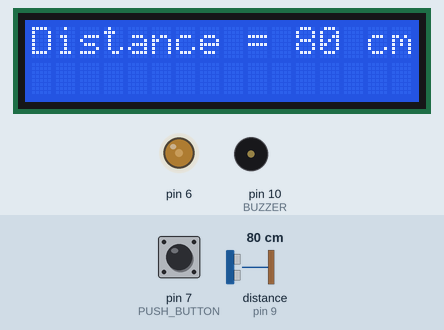
The sketch below on a simulated Arduino Uno, built with avr-gcc and run on an emulated ATmega328P. Parts: 16×2 character LCD, output pins drawn as LEDs (lit = HIGH), buzzer (waves = sounding). Wiring (inferred from the names in the program): ultrasonic range finder: trigger pin 8; echo pin 9. The test bench sets the inputs (shaded band); at power-on: pin 7 (PUSH_BUTTON) LOW, distance to the obstacle (sensor on pin 9) 80 cm. The echo pulse lasts 58.3 µs per cm; pins used as bus, display or sensor lines are not drawn.

Above: at 11.9 s.
12.0 s: pin 7 (PUSH_BUTTON) pulled HIGH for 0.15 s
At 12.16 s:
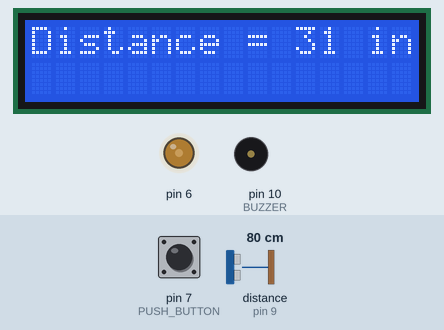
13.7 s: distance to the obstacle (sensor on pin 9) set to 2 cm
At 13.8 s:
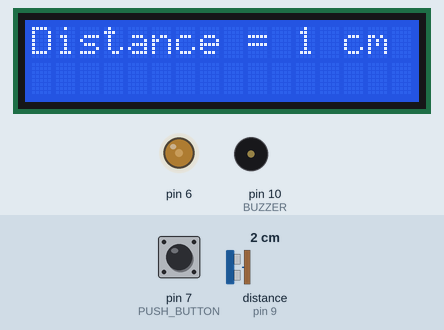
15.5 s: pin 7 (PUSH_BUTTON) pulled HIGH for 1 s
At 15.58 s:
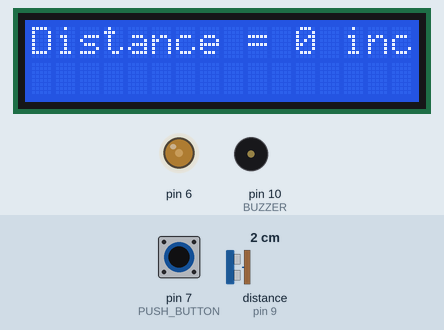
18.0 s: distance to the obstacle (sensor on pin 9) set to 4 cm
At 18.11 s:
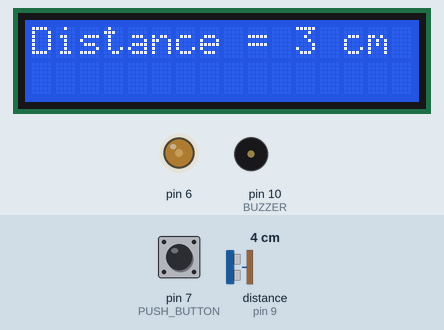
19.5 s: distance to the obstacle (sensor on pin 9) set to 6 cm
At 19.58 s:
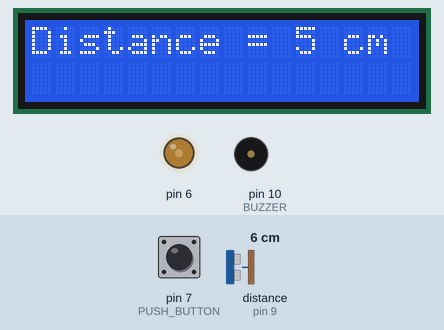
21.0 s: distance to the obstacle (sensor on pin 9) set to 9 cm
At 21.4 s:
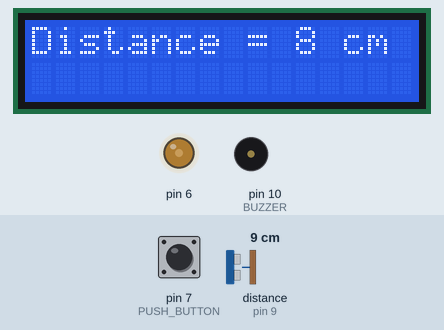
Timing chart, 0 to 23.5 s (numbered marks = the images above; inputs shaded):
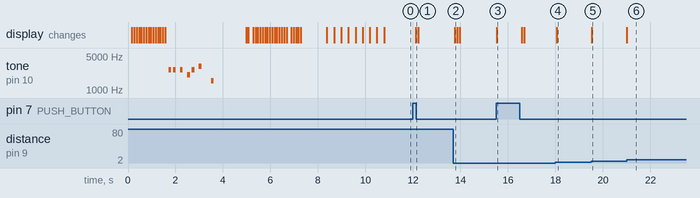

The sketch:

ArduinoDistanceMeasurer.ino
```cpp
// (licence header left out)
//     Instructions
// Make the following connections in the Arduino
// Pin 2 --> D7 of the LCD
// Pin 3 --> D6 of the LCD
// Pin 4 --> D5 of the LCD
// Pin 5 --> D4 of the LCD
// Pin 11 --> Enable(E) of the LCD
// Pin 12 --> Register Select(RS) of the LCD
// Pin 6 --> V0 of the LCD
// Pin 10 --> Buzzer
// Pin 9 --> Echo of Ultrasonic sensor
// Pin 8 --> Trigger of Ultrasonic sensor
// Pin 7 --> One leg of the pushbutton

#include<string.h>
#include<LiquidCrystal.h>
LiquidCrystal lcd(12,11,5,4,3,2);
const int BUZZER=10;
const int PUSH_BUTTON=7; //@TODO
const int Con=80; //Contrast
const int ECHO_PIN=9;
const int TRIG_PIN=8;

// MELODY BEGINS
#define NOTE_E7  2637
#define NOTE_G7  3136
#define NOTE_G6  1568
#define NOTE_C7  2093
int melody[] = {
  NOTE_E7, NOTE_E7, 0, NOTE_E7,
  0, NOTE_C7, NOTE_E7, 0,
  NOTE_G7, 0, 0,  0,
  NOTE_G6, 0, 0, 0,
};
int tempo[] = {
  12, 12, 12, 12,
  12, 12, 12, 12,
  12, 12, 12, 12,
  12, 12, 12, 12,
};
void sing() {
    int size = sizeof(melody) / sizeof(int);
    for (int thisNote = 0; thisNote < size; thisNote++) {
      int noteDuration = 1000 / tempo[thisNote];
      buzz(BUZZER, melody[thisNote], noteDuration);
      int pauseBetweenNotes = noteDuration * 1.30;
      delay(pauseBetweenNotes);
      buzz(BUZZER, 0, noteDuration);
    }
}
void buzz(int targetPin, long frequency, long length) {
  long delayValue = 1000000 / frequency / 2;
  long numCycles = frequency * length / 1000;
  for (long i = 0; i < numCycles; i++) {
    digitalWrite(targetPin, HIGH);
    delayMicroseconds(delayValue);
    digitalWrite(targetPin, LOW);
    delayMicroseconds(delayValue);
  }
}
// MELODY ENDS

void displayCredits();
void showLoadingDots(int,int,int);
void transPrint(const char*,int,int);
void setup()
{
  Serial.begin(9600);
  analogWrite(6,Con);
  lcd.begin(16,2);
  pinMode(BUZZER,OUTPUT);
  pinMode(TRIG_PIN,OUTPUT);
  pinMode(ECHO_PIN,INPUT);
  pinMode(PUSH_BUTTON,INPUT);
  displayCredits();
}
void loop()
{
  //init unit
  int MODE=0;
  long duration, inches, cm;
  digitalWrite(BUZZER,LOW);
  digitalWrite(TRIG_PIN, LOW);
  delayMicroseconds(2);
  digitalWrite(TRIG_PIN, HIGH);
  delayMicroseconds(10);
  digitalWrite(TRIG_PIN, LOW);
  duration = pulseIn(ECHO_PIN, HIGH);
  inches = microsecondsToInches(duration);
  cm = microsecondsToCentimeters(duration);

  if(cm<7)
  {
    digitalWrite(BUZZER,HIGH);
    //delay(100);
  }
  if(digitalRead(PUSH_BUTTON))
  {
    if(MODE==0)
    ++MODE;
    else MODE=0;
  }
  lcd.clear();
  lcd.setCursor(0,0);
  lcd.print("Distance = ");
  if(!MODE)
  {
    lcd.print(cm);
    lcd.print(" cm");
  }
  else{
    lcd.print(inches);
    lcd.print(" inch");
  }
  delay(100);
}
//DEFINITIONS OF CUSTOM FUNCTIONS

void displayCredits()
{
  transPrint("DISTANCE",0,0);
  transPrint("MEASURER",8,1);
  sing();
  delay(1000);
  lcd.clear();
  transPrint("by RAJDEEP,",0,0);
  transPrint("VISHAL, VIPUL",2,1);
  delay(1000);
  lcd.clear();
  lcd.setCursor(0,0);
  lcd.print("Calibrating");
  showLoadingDots(4,11,0);
  lcd.clear();
  lcd.setCursor(0,0);
  lcd.print("Calibrating");
  showLoadingDots(4,11,0);
}
void transPrint(const char* str,int col=0,int row=0){
  lcd.setCursor(col,row);
  int len=strlen(str);
  for(int i=0;i<len;i++)
  {
    lcd.print(*(str+i));
    delay(100);
  }
}
void showLoadingDots(int n,int col=0,int row=0){
  lcd.setCursor(col,row);
  for(int i=0;i<n;i++)
  {
    lcd.print(".");
    delay(300);
  }
}
long microsecondsToInches(long microseconds)
{
  return microseconds / 74 / 2;
}

long microsecondsToCentimeters(long microseconds)
{
  return microseconds / 29 / 2;
}
```

Measured:
- after the input at 12.0 s, the display: changes after 0.11 s (image 1)
- after the input at 13.7 s, the display: changes after 0.05 s (image 2)
- after the input at 15.5 s, the display: changes at once (image 3)
- after the input at 18.0 s, the display: changes after 0.06 s (image 4)
- after the input at 19.5 s, the display: changes at once (image 5)
- after the input at 21.0 s, the display: changes at once (image 6)
